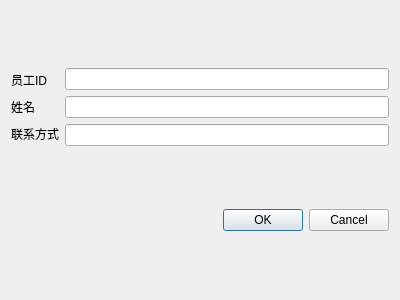
<?xml version="1.0" encoding="UTF-8"?>
<ui version="4.0">
 <class>modify_info</class>
 <widget class="QDialog" name="modify_info">
  <property name="geometry">
   <rect>
    <x>0</x>
    <y>0</y>
    <width>400</width>
    <height>300</height>
   </rect>
  </property>
  <property name="windowTitle">
   <string>Dialog</string>
  </property>
  <layout class="QVBoxLayout" name="verticalLayout_3">
   <item>
    <layout class="QHBoxLayout" name="horizontalLayout">
     <item>
      <layout class="QVBoxLayout" name="verticalLayout_2">
       <item>
        <widget class="QLabel" name="label">
         <property name="sizePolicy">
          <sizepolicy hsizetype="Preferred" vsizetype="Fixed">
           <horstretch>0</horstretch>
           <verstretch>0</verstretch>
          </sizepolicy>
         </property>
         <property name="text">
          <string>员工ID</string>
         </property>
        </widget>
       </item>
       <item>
        <widget class="QLabel" name="label_2">
         <property name="sizePolicy">
          <sizepolicy hsizetype="Preferred" vsizetype="Fixed">
           <horstretch>0</horstretch>
           <verstretch>0</verstretch>
          </sizepolicy>
         </property>
         <property name="text">
          <string>姓名</string>
         </property>
        </widget>
       </item>
       <item>
        <widget class="QLabel" name="label_3">
         <property name="sizePolicy">
          <sizepolicy hsizetype="Preferred" vsizetype="Fixed">
           <horstretch>0</horstretch>
           <verstretch>0</verstretch>
          </sizepolicy>
         </property>
         <property name="text">
          <string>联系方式</string>
         </property>
        </widget>
       </item>
      </layout>
     </item>
     <item>
      <layout class="QVBoxLayout" name="verticalLayout">
       <item>
        <widget class="QLineEdit" name="id"/>
       </item>
       <item>
        <widget class="QLineEdit" name="name"/>
       </item>
       <item>
        <widget class="QLineEdit" name="tel"/>
       </item>
      </layout>
     </item>
    </layout>
   </item>
   <item>
    <widget class="QDialogButtonBox" name="buttonBox">
     <property name="orientation">
      <enum>Qt::Horizontal</enum>
     </property>
     <property name="standardButtons">
      <set>QDialogButtonBox::Cancel|QDialogButtonBox::Ok</set>
     </property>
    </widget>
   </item>
  </layout>
 </widget>
 <resources/>
 <connections>
  <connection>
   <sender>buttonBox</sender>
   <signal>accepted()</signal>
   <receiver>modify_info</receiver>
   <slot>accept()</slot>
   <hints>
    <hint type="sourcelabel">
     <x>248</x>
     <y>254</y>
    </hint>
    <hint type="destinationlabel">
     <x>157</x>
     <y>274</y>
    </hint>
   </hints>
  </connection>
  <connection>
   <sender>buttonBox</sender>
   <signal>rejected()</signal>
   <receiver>modify_info</receiver>
   <slot>reject()</slot>
   <hints>
    <hint type="sourcelabel">
     <x>316</x>
     <y>260</y>
    </hint>
    <hint type="destinationlabel">
     <x>286</x>
     <y>274</y>
    </hint>
   </hints>
  </connection>
 </connections>
</ui>
